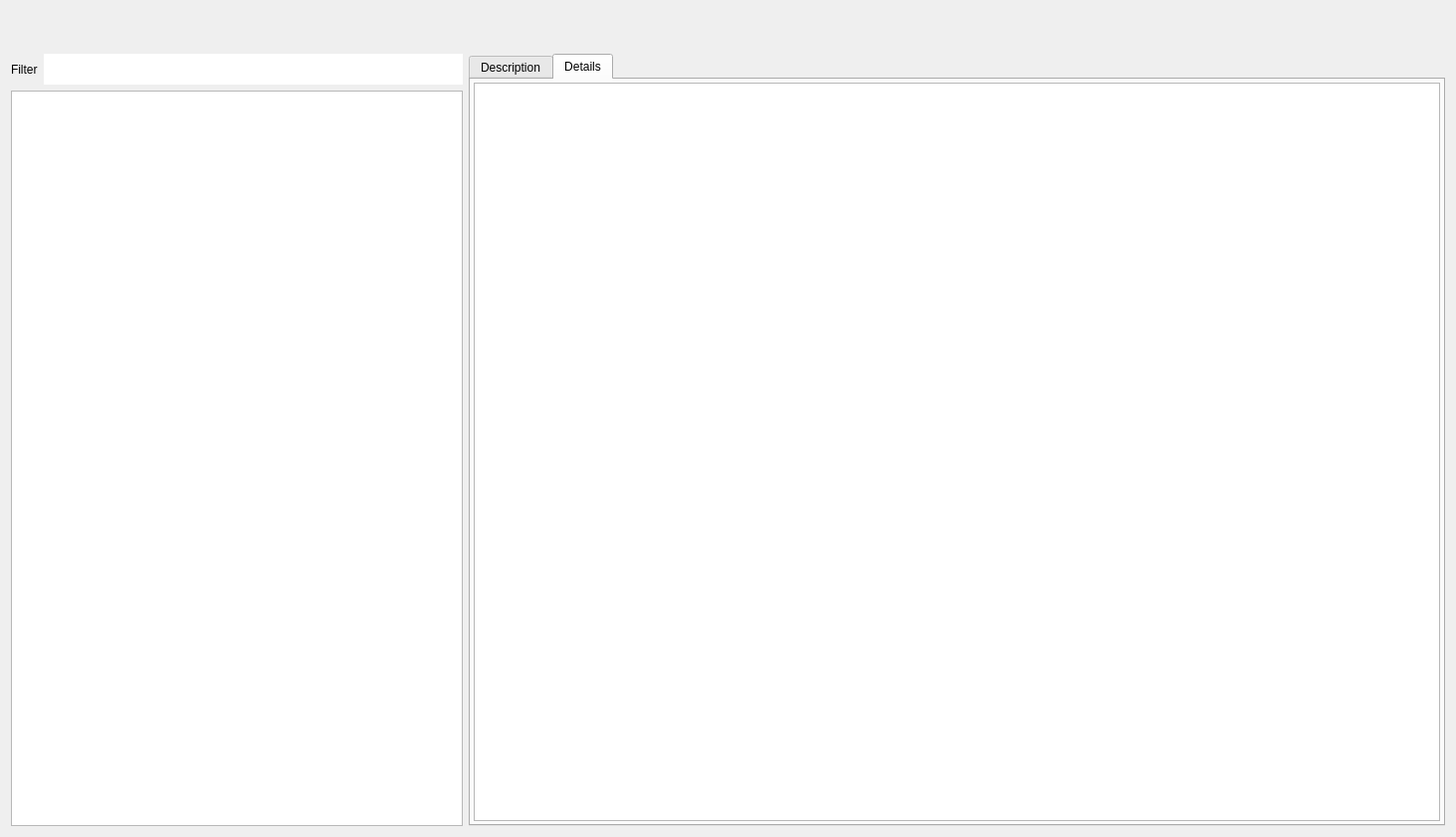
<?xml version="1.0" encoding="UTF-8"?>
<ui version="4.0">
 <class>WikiInterface</class>
 <widget class="QWidget" name="WikiInterface">
  <property name="geometry">
   <rect>
    <x>0</x>
    <y>0</y>
    <width>1463</width>
    <height>841</height>
   </rect>
  </property>
  <property name="windowTitle">
   <string>Wiki &amp; Database Search</string>
  </property>
  <layout class="QVBoxLayout" name="verticalLayout">
   <item>
    <widget class="Pivot" name="pivot_nav_bar" native="true"/>
   </item>
   <item>
    <widget class="QStackedWidget" name="stacked_info_page">
     <widget class="QWidget" name="page_database_search">
      <layout class="QGridLayout" name="gridLayout" columnstretch="0,3,7">
       <property name="leftMargin">
        <number>0</number>
       </property>
       <property name="topMargin">
        <number>0</number>
       </property>
       <property name="rightMargin">
        <number>0</number>
       </property>
       <property name="bottomMargin">
        <number>0</number>
       </property>
       <item row="0" column="0" colspan="3">
        <widget class="BreadcrumbBar" name="bc_bar_item_list" native="true">
         <property name="minimumSize">
          <size>
           <width>0</width>
           <height>31</height>
          </size>
         </property>
        </widget>
       </item>
       <item row="1" column="0">
        <widget class="StrongBodyLabel" name="label_3">
         <property name="text">
          <string>Filter</string>
         </property>
        </widget>
       </item>
       <item row="1" column="1">
        <widget class="LineEdit" name="line_edit_filter">
         <property name="minimumSize">
          <size>
           <width>0</width>
           <height>31</height>
          </size>
         </property>
         <property name="frame">
          <bool>false</bool>
         </property>
         <property name="clearButtonEnabled">
          <bool>true</bool>
         </property>
        </widget>
       </item>
       <item row="1" column="2" rowspan="2">
        <widget class="QTabWidget" name="tabWidget">
         <property name="currentIndex">
          <number>1</number>
         </property>
         <widget class="QWidget" name="tab_description">
          <attribute name="title">
           <string>Description</string>
          </attribute>
          <attribute name="toolTip">
           <string>&lt;html&gt;&lt;head/&gt;&lt;body&gt;&lt;p&gt;Shows a description for the selected resource&lt;/p&gt;&lt;/body&gt;&lt;/html&gt;</string>
          </attribute>
          <layout class="QVBoxLayout" name="verticalLayout_2">
           <property name="leftMargin">
            <number>3</number>
           </property>
           <property name="topMargin">
            <number>3</number>
           </property>
           <property name="rightMargin">
            <number>3</number>
           </property>
           <property name="bottomMargin">
            <number>3</number>
           </property>
           <item>
            <widget class="QTextBrowser" name="text_browser_search_result">
             <property name="font">
              <font>
               <family>Dubai</family>
               <pointsize>11</pointsize>
              </font>
             </property>
            </widget>
           </item>
          </layout>
         </widget>
         <widget class="QWidget" name="tab_details">
          <attribute name="title">
           <string>Details</string>
          </attribute>
          <attribute name="toolTip">
           <string>&lt;html&gt;&lt;head/&gt;&lt;body&gt;&lt;p&gt;Shows a detailed view of the selected resource's attributes&lt;/p&gt;&lt;/body&gt;&lt;/html&gt;</string>
          </attribute>
          <layout class="QVBoxLayout" name="verticalLayout_3">
           <property name="leftMargin">
            <number>3</number>
           </property>
           <property name="topMargin">
            <number>3</number>
           </property>
           <property name="rightMargin">
            <number>3</number>
           </property>
           <property name="bottomMargin">
            <number>3</number>
           </property>
           <item>
            <widget class="TreeView" name="tree_view_json_data"/>
           </item>
          </layout>
         </widget>
        </widget>
       </item>
       <item row="2" column="0" colspan="2">
        <widget class="ListView" name="list_view_api">
         <property name="editTriggers">
          <set>QAbstractItemView::EditTrigger::NoEditTriggers</set>
         </property>
         <property name="showDropIndicator" stdset="0">
          <bool>false</bool>
         </property>
         <property name="alternatingRowColors">
          <bool>true</bool>
         </property>
         <property name="verticalScrollMode">
          <enum>QAbstractItemView::ScrollMode::ScrollPerPixel</enum>
         </property>
        </widget>
       </item>
      </layout>
     </widget>
     <widget class="QWidget" name="page_app_info">
      <layout class="QVBoxLayout" name="verticalLayout_4">
       <property name="leftMargin">
        <number>0</number>
       </property>
       <property name="topMargin">
        <number>0</number>
       </property>
       <property name="rightMargin">
        <number>0</number>
       </property>
       <property name="bottomMargin">
        <number>0</number>
       </property>
       <item>
        <widget class="QTextBrowser" name="text_browser_app_info"/>
       </item>
      </layout>
     </widget>
    </widget>
   </item>
  </layout>
 </widget>
 <customwidgets>
  <customwidget>
   <class>Pivot</class>
   <extends>QWidget</extends>
   <header>qfluentwidgets</header>
   <container>1</container>
  </customwidget>
  <customwidget>
   <class>StrongBodyLabel</class>
   <extends>QLabel</extends>
   <header>qfluentwidgets</header>
  </customwidget>
  <customwidget>
   <class>BreadcrumbBar</class>
   <extends>QWidget</extends>
   <header>qfluentwidgets</header>
   <container>1</container>
  </customwidget>
  <customwidget>
   <class>ListView</class>
   <extends>QListView</extends>
   <header>qfluentwidgets</header>
  </customwidget>
  <customwidget>
   <class>TreeView</class>
   <extends>QTreeView</extends>
   <header>qfluentwidgets</header>
  </customwidget>
  <customwidget>
   <class>LineEdit</class>
   <extends>QLineEdit</extends>
   <header>qfluentwidgets</header>
  </customwidget>
 </customwidgets>
 <resources/>
 <connections/>
</ui>
